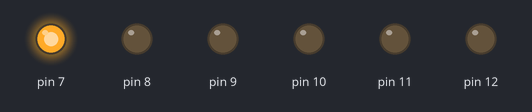
Bench run of a sketch on a simulated Arduino Uno, built with avr-gcc and run on an emulated ATmega328P. Parts: output pins drawn as LEDs (lit = HIGH).

Above: at 0.05 s.
At 1.05 s:
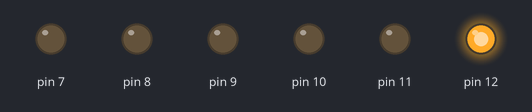
At 1.45 s:
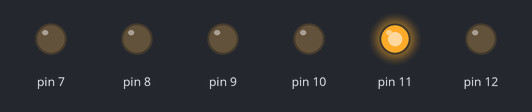
At 2.75 s:
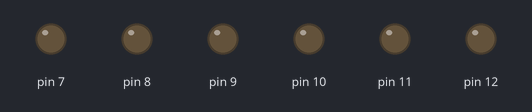
At 4.25 s:
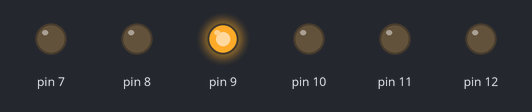
At 5.45 s:
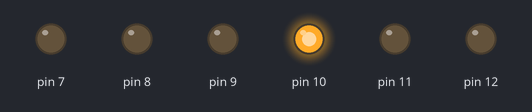
Timing chart, 0 to 5.8 s (numbered marks = the images above):
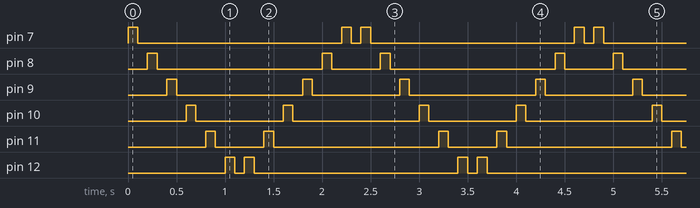

Measured:
- by itself, pin 7: repeats every 2.4 s: LOW 2.1 s, HIGH 0.10 s, LOW 0.10 s, HIGH 0.10 s
- by itself, pin 8: repeats every 2.4 s: LOW 1.7 s, HIGH 0.10 s, LOW 0.50 s, HIGH 0.10 s
- by itself, pin 9: repeats every 2.4 s: LOW 1.3 s, HIGH 0.10 s, LOW 0.90 s, HIGH 0.10 s
- by itself, pin 10: repeats every 2.4 s: LOW 0.90 s, HIGH 0.10 s, LOW 1.3 s, HIGH 0.10 s
- by itself, pin 11: repeats every 2.4 s: LOW 0.50 s, HIGH 0.10 s, LOW 1.7 s, HIGH 0.10 s
- by itself, pin 12: repeats every 2.4 s: LOW 0.10 s, HIGH 0.10 s, LOW 2.1 s, HIGH 0.10 s

The sketch:

video-4.ino
```cpp
//Se enciende de izquierda a derecha.
int tiempo=100;
int pin;
void setup()
{
    for (pin=7; pin<=12; pin++)
    {
        pinMode(pin,OUTPUT);
    }
}
void loop()
{
    secuencia_uno();
    secuencia_dos();
}
void secuencia_uno()
{
   for (pin=7; pin<=12; pin++)
    {
        digitalWrite(pin,HIGH);
        delay(tiempo);
        digitalWrite(pin,LOW);
        delay(tiempo);
    }
}
void secuencia_dos()
{
    for (pin=12; pin>=7; pin--)
    {
        digitalWrite(pin,HIGH);
        delay(tiempo);
        digitalWrite(pin,LOW);
        delay(tiempo);
    }
}
```
